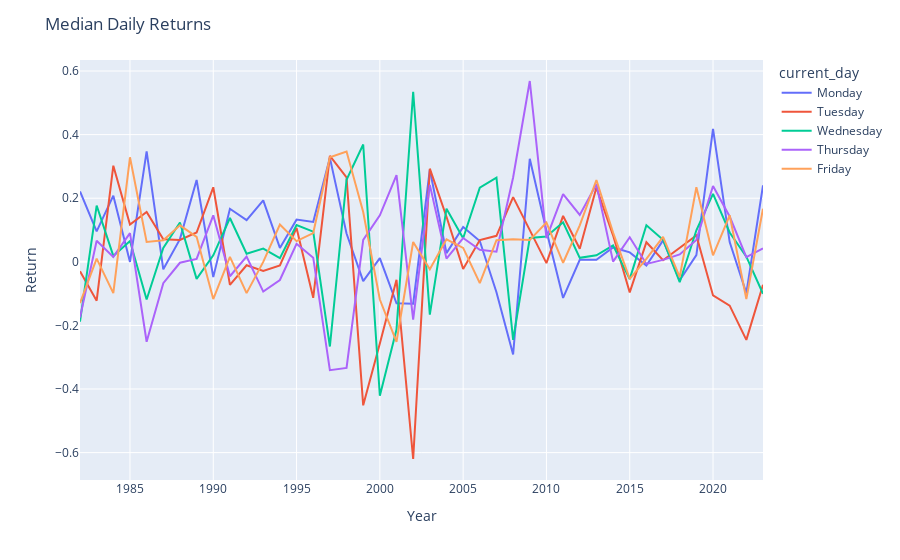

This figure's notebook cell:
### Markdown cell above
How does this compare to other pairings?

### Code cell
fig = px.line(yearly_we, x=yearly_we.index, y = 'median_return_current', color='current_day')

fig.update_layout(xaxis_title='Year', yaxis_title='Return', title='Median Daily Returns')

fig.show()
